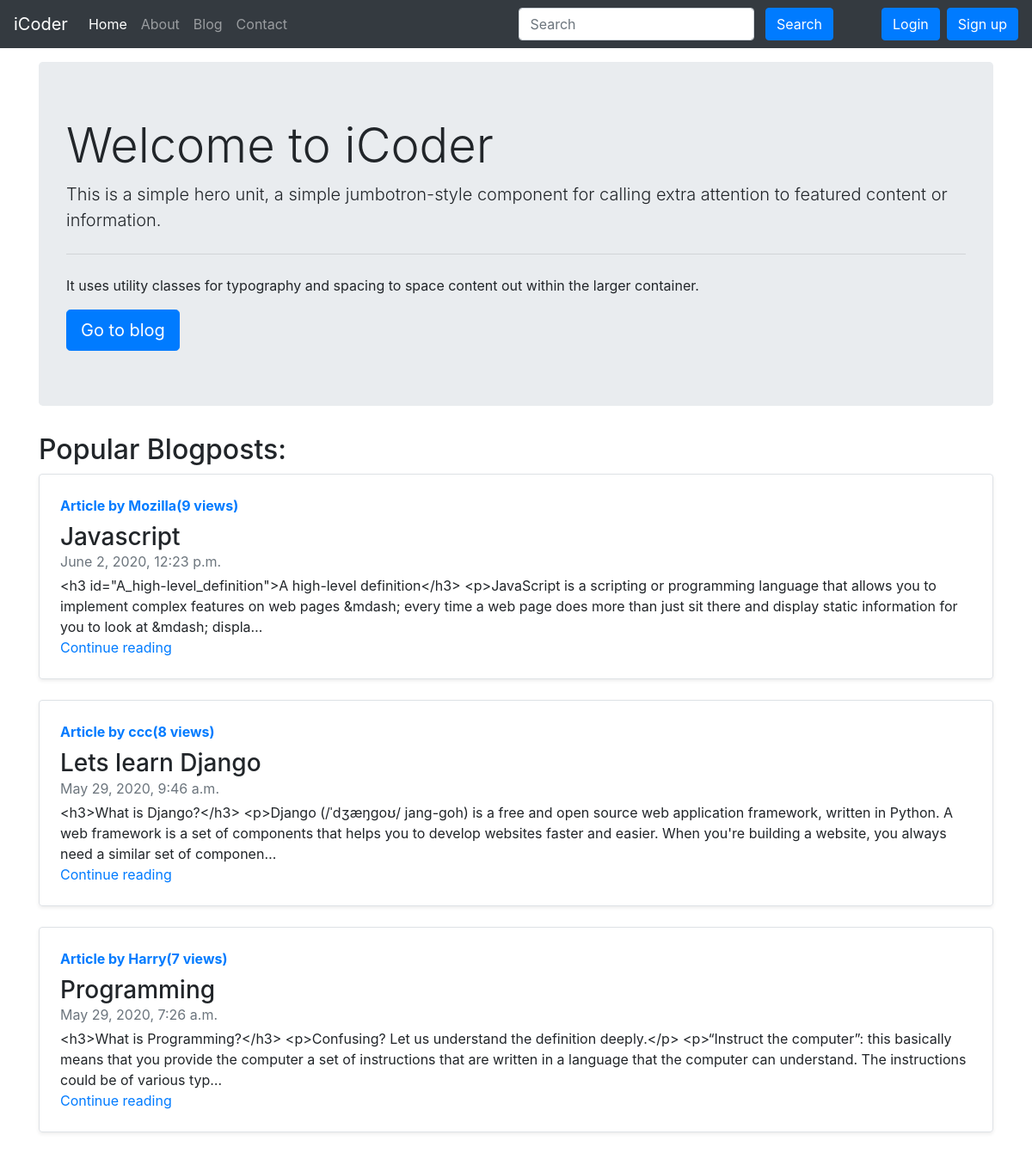
The page / on the database its author committed.
### blog/models.py (models this page shows, shortened)
class Post(models.Model):
    sno = models.AutoField(primary_key=True)
    title = models.CharField(max_length=255)
    content = models.TextField()
    author = models.CharField(max_length=100)
    slug = models.CharField(max_length=100)
    views = models.IntegerField(default=0)
    timestamp = models.DateTimeField(blank=True)

### home/views.py (the view)
# urls.py: path('', views.home, name='home'),
def home(request):
    allPosts = Post.objects.order_by('-views')[:3]
    context = {'allPosts': allPosts}
    return render(request, 'home/home.html',context)

### templates/home/home.html (shortened to what this page needs)
{% extends 'base.html' %}
{% block homeactive %} active {% endblock homeactive %}
{% block body %}
  <div class="container my-3">
    <div class="jumbotron">
      <h1 class="display-4">Welcome to iCoder</h1>
      <p class="lead">This is a simple hero unit, a simple jumbotron-style component for calling extra attention to featured content or information.</p>
      <hr class="my-4">
      <p>It uses utility classes for typography and spacing to space content out within the larger container.</p>
      <a class="btn btn-primary btn-lg" href="/blog" role="button">Go to blog</a>
    </div>
  </div>
  <div class="container">
  <h2>Popular Blogposts:</h2>
  {% for post in allPosts %}
    <div class="row no-gutters border rounded overflow-hidden flex-md-row mb-4 shadow-sm h-md-250 position-relative">
        <div class="col p-4 d-flex flex-column position-static">
          <strong class="d-inline-block mb-2 text-primary">Article by {{post.author}}({{post.views}} views)</strong>
          <h3 class="mb-0">{{post.title}}</h3>
          <div class="mb-1 text-muted">{{post.timestamp}}</div>
          <p class="card-text mb-auto">{{post.content | truncatechars:300}}</p>
          <a href="blog/{{post.slug}}/" class="stretched-link">Continue reading</a>
        </div>
      </div>
    {% endfor %}
  </div>
{% endblock body %}

### rows shown on the page
Post: author "Mozilla", views "9", title "Javascript", timestamp "June 2, 2020, 12:23 p.m.", content "<h3 id=\"A_high-level_definition\">A high-level definition</h3> <p>JavaScript is a scripting or programming language that allows you to implement complex features on web pages &mdash; every time a web page does more than just sit there and display static information for you to look at &mdash; displa…"
Post: author "ccc", views "8", title "Lets learn Django", timestamp "May 29, 2020, 9:46 a.m.", content "<h3>What is Django?</h3> <p>Django (/ˈdʒæŋɡoʊ/ jang-goh) is a free and open source web application framework, written in Python. A web framework is a set of components that helps you to develop websites faster and easier. When you're building a website, you always need a similar set of componen…"
Post: author "Harry", views "7", title "Programming", timestamp "May 29, 2020, 7:26 a.m.", content "<h3>What is Programming?</h3> <p>Confusing? Let us understand the definition deeply.</p> <p>“Instruct the computer”: this basically means that you provide the computer a set of instructions that are written in a language that the computer can understand. The instructions could be of various typ…"
